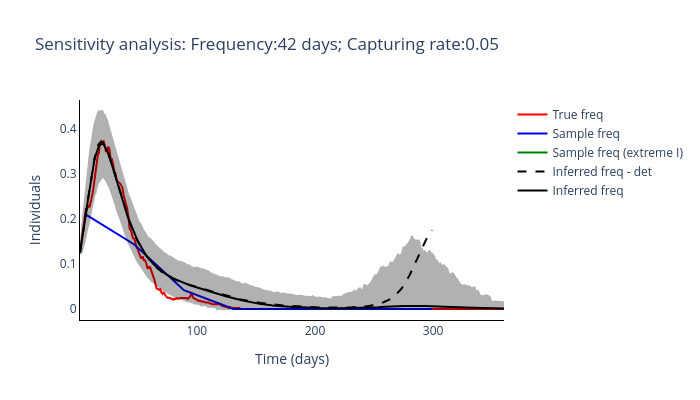

The notebook cell saved with this chart:
### Code cell
routine_run(freq_samplying_range[2], capturing_rate_range[0])

### Figure 1 — Plotly figure (JSON) as saved in the notebook; plotly's stock layout.template omitted (floating-point values rounded to 4 significant figures; data arrays with more than 128 entries replaced by an {"elided": "..."} marker saying what was removed)
{"data": [{"line": {"color": "red"}, "mode": "lines", "name": "True freq", "type": "scatter", "x": {"elided": "360 int values"}, "y": {"elided": "360 float values"}}, {"line": {"color": "blue"}, "mode": "lines", "name": "Sample freq", "type": "scatter", "x": [5, 47, 89, 131, 173, 215, 257, 299], "y": [0.2105, 0.1429, 0.04167, 0, 0, 0, 0, 0]}, {"line": {"color": "green"}, "mode": "lines", "name": "Sample freq (extreme I)", "type": "scatter", "x": [5, 47, 89, 131, 173, 215, 257, 299], "y": [[1, 1, 1, 1, 1, 1, 1, 1], [1, 1, 1, 1, 1, 1, 1, 1], [1, 1, 1, 1, 1, 1, 1, 1], [1, 1, 1, 1, 1, 1, 1, 1], [1, 1, 1, 1, 1, 1, 1, 1], [1, 1, 1, 1, 1, 1, 1, 1], [1, 1, 1, 1, 1, 1, 1, 1], [1, 1, 1, 1, 1, 1, 1, 1]]}, {"line": {"color": "black", "dash": "dash"}, "mode": "lines", "name": "Inferred freq - det", "type": "scatter", "x": {"elided": "360 int values"}, "y": {"elided": "299 float values"}}, {"line": {"color": "black"}, "mode": "lines", "name": "Inferred freq", "type": "scatter", "x": {"elided": "360 int values"}, "y": {"elided": "360 float values"}}, {"fill": "toself", "fillcolor": "black", "line": {"color": "black"}, "mode": "lines", "name": "Inferred freq", "opacity": 0.3, "showlegend": false, "type": "scatter", "x": {"elided": "720 int values"}, "y": {"elided": "720 float values"}}], "layout": {"height": 400, "plot_bgcolor": "white", "title": {"text": "Sensitivity analysis: Frequency:42 days; Capturing rate:0.05"}, "width": 700, "xaxis": {"linecolor": "black", "title": {"text": "Time (days)"}}, "yaxis": {"linecolor": "black", "title": {"text": "Individuals"}}}}
